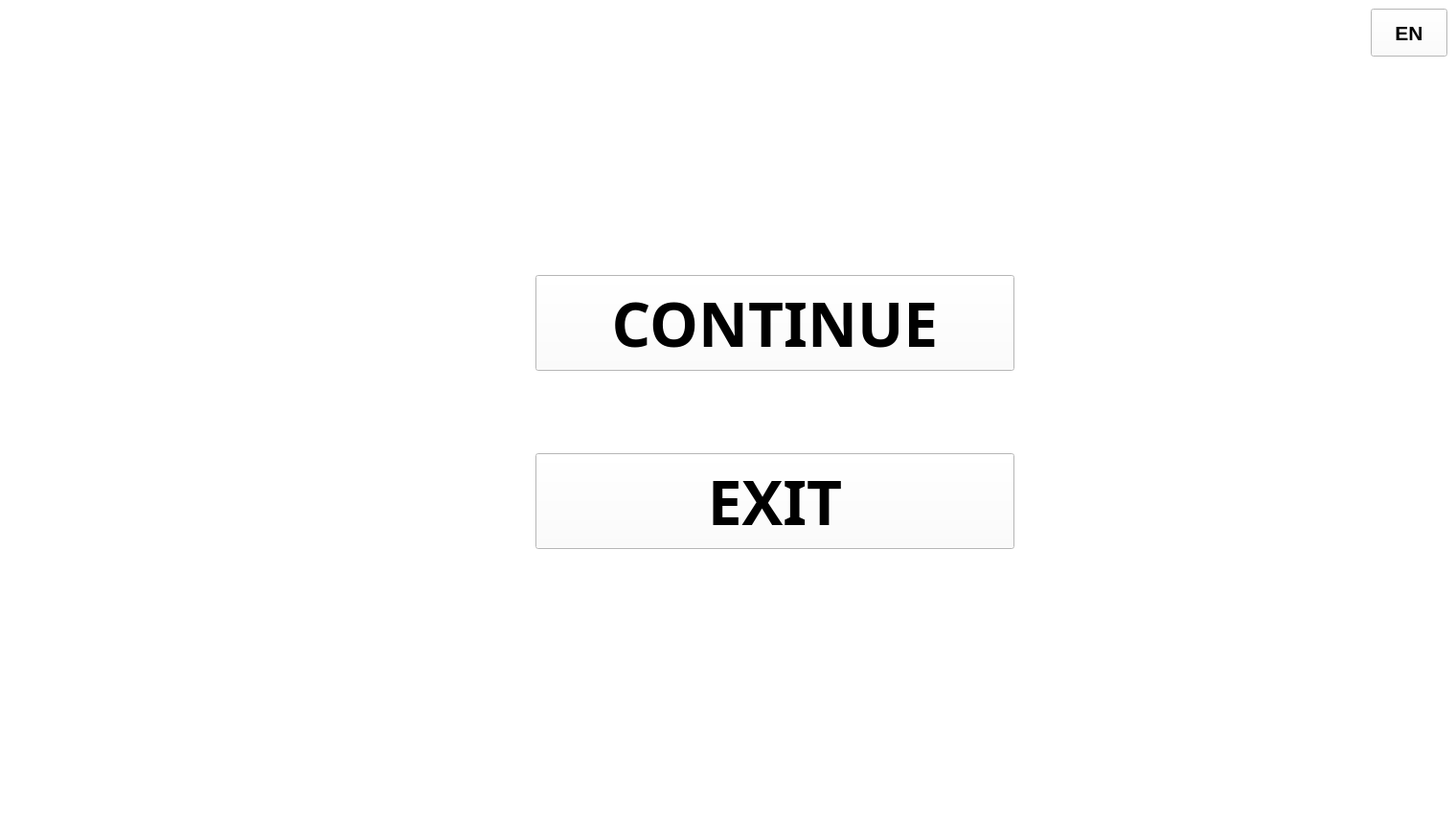
<?xml version="1.0" encoding="UTF-8"?>
<ui version="4.0">
 <class>PauseMenu</class>
 <widget class="QMainWindow" name="PauseMenu">
  <property name="geometry">
   <rect>
    <x>0</x>
    <y>0</y>
    <width>1520</width>
    <height>860</height>
   </rect>
  </property>
  <property name="font">
   <font/>
  </property>
  <property name="windowTitle">
   <string>Menu</string>
  </property>
  <property name="styleSheet">
   <string notr="true">background-color: rgb(255, 255, 255);</string>
  </property>
  <widget class="QWidget" name="centralwidget">
   <layout class="QHBoxLayout" name="horizontalLayout_3">
    <item>
     <layout class="QVBoxLayout" name="verticalLayout_4">
      <item>
       <layout class="QHBoxLayout" name="horizontalLayout"/>
      </item>
      <item>
       <layout class="QHBoxLayout" name="horizontalLayout_2">
        <item>
         <spacer name="horizontalSpacer_3">
          <property name="orientation">
           <enum>Qt::Horizontal</enum>
          </property>
          <property name="sizeType">
           <enum>QSizePolicy::Expanding</enum>
          </property>
          <property name="sizeHint" stdset="0">
           <size>
            <width>550</width>
            <height>40</height>
           </size>
          </property>
         </spacer>
        </item>
        <item>
         <layout class="QVBoxLayout" name="verticalLayout_3">
          <item>
           <spacer name="verticalSpacer_2">
            <property name="orientation">
             <enum>Qt::Vertical</enum>
            </property>
            <property name="sizeHint" stdset="0">
             <size>
              <width>20</width>
              <height>40</height>
             </size>
            </property>
           </spacer>
          </item>
          <item>
           <layout class="QVBoxLayout" name="verticalLayout">
            <item>
             <widget class="QPushButton" name="ContinueButton">
              <property name="sizePolicy">
               <sizepolicy hsizetype="Fixed" vsizetype="Fixed">
                <horstretch>0</horstretch>
                <verstretch>0</verstretch>
               </sizepolicy>
              </property>
              <property name="minimumSize">
               <size>
                <width>500</width>
                <height>100</height>
               </size>
              </property>
              <property name="font">
               <font>
                <family>Rockwell Extra Bold</family>
                <pointsize>48</pointsize>
                <italic>false</italic>
                <bold>true</bold>
                <strikeout>false</strikeout>
                <kerning>true</kerning>
               </font>
              </property>
              <property name="styleSheet">
               <string notr="true"/>
              </property>
              <property name="text">
               <string>CONTINUE</string>
              </property>
             </widget>
            </item>
            <item>
             <spacer name="verticalSpacer_5">
              <property name="orientation">
               <enum>Qt::Vertical</enum>
              </property>
              <property name="sizeHint" stdset="0">
               <size>
                <width>20</width>
                <height>40</height>
               </size>
              </property>
             </spacer>
            </item>
            <item>
             <spacer name="verticalSpacer_4">
              <property name="orientation">
               <enum>Qt::Vertical</enum>
              </property>
              <property name="sizeHint" stdset="0">
               <size>
                <width>20</width>
                <height>40</height>
               </size>
              </property>
             </spacer>
            </item>
            <item>
             <widget class="QPushButton" name="ExitButton">
              <property name="sizePolicy">
               <sizepolicy hsizetype="Fixed" vsizetype="Fixed">
                <horstretch>0</horstretch>
                <verstretch>0</verstretch>
               </sizepolicy>
              </property>
              <property name="minimumSize">
               <size>
                <width>500</width>
                <height>100</height>
               </size>
              </property>
              <property name="font">
               <font>
                <family>Rockwell Extra Bold</family>
                <pointsize>48</pointsize>
                <italic>false</italic>
                <bold>true</bold>
                <strikeout>false</strikeout>
                <kerning>true</kerning>
               </font>
              </property>
              <property name="text">
               <string>EXIT</string>
              </property>
             </widget>
            </item>
           </layout>
          </item>
          <item>
           <spacer name="verticalSpacer_3">
            <property name="orientation">
             <enum>Qt::Vertical</enum>
            </property>
            <property name="sizeHint" stdset="0">
             <size>
              <width>20</width>
              <height>40</height>
             </size>
            </property>
           </spacer>
          </item>
         </layout>
        </item>
        <item>
         <spacer name="horizontalSpacer_4">
          <property name="font">
           <font>
            <pointsize>48</pointsize>
            <italic>false</italic>
            <bold>true</bold>
            <strikeout>false</strikeout>
            <kerning>true</kerning>
           </font>
          </property>
          <property name="orientation">
           <enum>Qt::Horizontal</enum>
          </property>
          <property name="sizeHint" stdset="0">
           <size>
            <width>30</width>
            <height>20</height>
           </size>
          </property>
         </spacer>
        </item>
       </layout>
      </item>
     </layout>
    </item>
    <item>
     <layout class="QVBoxLayout" name="verticalLayout_2">
      <item>
       <widget class="QPushButton" name="LanguageButton">
        <property name="sizePolicy">
         <sizepolicy hsizetype="Fixed" vsizetype="Fixed">
          <horstretch>0</horstretch>
          <verstretch>0</verstretch>
         </sizepolicy>
        </property>
        <property name="minimumSize">
         <size>
          <width>50</width>
          <height>50</height>
         </size>
        </property>
        <property name="font">
         <font>
          <pointsize>16</pointsize>
          <bold>true</bold>
         </font>
        </property>
        <property name="text">
         <string> EN </string>
        </property>
       </widget>
      </item>
      <item>
       <spacer name="verticalSpacer">
        <property name="orientation">
         <enum>Qt::Vertical</enum>
        </property>
        <property name="sizeHint" stdset="0">
         <size>
          <width>20</width>
          <height>40</height>
         </size>
        </property>
       </spacer>
      </item>
     </layout>
    </item>
   </layout>
  </widget>
 </widget>
 <resources/>
 <connections/>
</ui>
